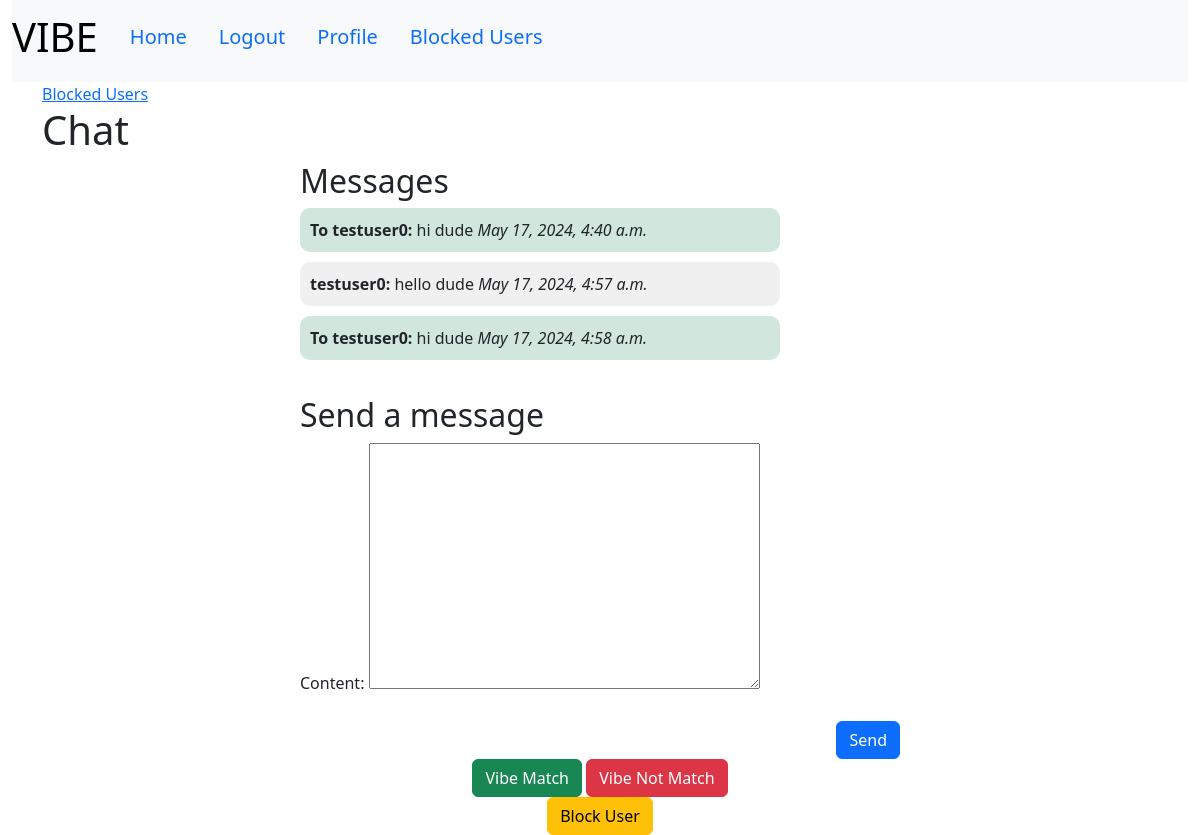
/chat/1/ (signed in), run on the app's committed database.
### vibeapp/models.py (models this page shows, shortened)
class Message(models.Model):
    sender = models.ForeignKey(CustomUser, related_name='sent_messages', on_delete=models.CASCADE)
    receiver = models.ForeignKey(CustomUser, related_name='received_messages', on_delete=models.CASCADE)
    content = models.TextField()
    timestamp = models.DateTimeField(default=timezone.now)

class CustomUser(AbstractUser):
    GENDER_CHOICES = [
        ('M', 'Male'),
        ('F', 'Female'),
        ('O', 'Other'),
    ]
    date_of_birth = models.DateField(null=True, blank=True)
    gender = models.CharField(max_length=1, choices=GENDER_CHOICES, null=True, blank=True)
    class_10_school = models.CharField(max_length=255, null=True, blank=True)
    class_10_passing_year = models.IntegerField(null=True, blank=True)
    class_12_school = models.CharField(max_length=255, null=True, blank=True)
    class_12_passing_year = models.IntegerField(null=True, blank=True)
    college_name = models.CharField(max_length=255, null=True, blank=True)
    expected_graduation_year = models.IntegerField(null=True, blank=True)
    groups = models.ManyToManyField(
        "auth.Group",
        verbose_name="groups",
        blank=True,
        related_name="custom_user_set",
        related_query_name="user",
    )
    user_permissions = models.ManyToManyField(
        "auth.Permission",
        verbose_name="user permissions",
        blank=True,
        related_name="custom_user_set",
        related_query_name="user",
    )

### vibeapp/views.py (the view, shortened to what this page needs)
# urls.py: path('chat/<int:user_id>/', views.chat_with_user, name='chat_with_user'),
@login_required
def chat_with_user(request, user_id):
    receiver = get_object_or_404(CustomUser, pk=user_id)
    if BlockedUser.objects.filter(Q(blocker=request.user, blocked=receiver) | Q(blocker=receiver, blocked=request.user)).exists():
        return redirect('home')
    vibe_match, created = VibeMatch.objects.get_or_create(
        user1=min(request.user, receiver, key=lambda u: u.id),
        user2=max(request.user, receiver, key=lambda u: u.id)
    )
    messages = Message.objects.filter(
        (Q(sender=request.user) & Q(receiver=receiver)) |
        (Q(sender=receiver) & Q(receiver=request.user))
    ).order_by('timestamp')
    if request.method == 'POST' and 'send_message' in request.POST:
        form = MessageForm(request.POST)
        if form.is_valid():
            message = form.save(commit=False)
            message.sender = request.user
            message.receiver = receiver
            message.save()
            return redirect('chat_with_user', user_id=user_id)
    else:
        form = MessageForm()
    return render(request, 'chat.html', {
        'receiver': receiver,
        'messages': messages,
        'form': form,
        'user': request.user,
        'receiver_id': user_id,
        'vibe_match': vibe_match,
        'show_profile': vibe_match.matched
    })

### vibeapp/forms.py
class MessageForm(forms.ModelForm):
    class Meta:
        model = Message
        fields = ['content']

### vibeapp/templates/chat.html (shortened to what this page needs)
{% extends 'home.html' %}
{% block body %}
<div class="container">
    <a href="{% url 'blocked_users_list' %}">Blocked Users</a>
    <h1>Chat</h1>
    <div class="chat-container">
        <div class="messages">
            <h2>Messages</h2>
            <ul>
                {% for message in messages %}
                <li class="{% if message.sender == user %}sent{% else %}received{% endif %}">
                    <div class="message-content">
                        <strong>{% if message.sender == user %}To {{ message.receiver.username }}{% else %}{{ message.sender.username }}{% endif %}:</strong> {{ message.content }}
                        <em>{{ message.timestamp }}</em>
                    </div>
                </li>
                {% endfor %}
            </ul>
        </div>
        <div class="send-message">
            <h2>Send a message</h2>
            <form method="post">
                {{ form.as_p }}
                <button type="submit" name="send_message" class="btn btn-primary">Send</button>
            </form>
        </div>
        <div class="vibe-actions">
            {% if not show_profile %}
              <form method="post">
                <button type="submit" name="vibe_action" value="vibe_match" class="btn btn-success">Vibe Match</button>
                <button type="submit" name="vibe_action" value="vibe_not_match" class="btn btn-danger">Vibe Not Match</button>
              </form>
            {% else %}
              <a href="{% url 'view_profile' receiver.id %}">View Profile</a>
            {% endif %}
          </div>
        <div class="block-user">
            <form method="post" action="{% url 'block_user' receiver_id %}">
                <button type="submit" class="btn btn-warning">Block User</button>
            </form>
        </div>
    </div>
</div>
{% endblock %}

### vibeapp/static/styles.css (style rules this page uses)
.chat-container { display: flex; flex-direction: column; align-items: center; }
.messages { width: 100%; max-width: 600px; margin-bottom: 20px; }
.messages ul { list-style-type: none; padding: 0; }
.messages li { margin-bottom: 10px; }
.message-content { padding: 10px; border-radius: 10px; max-width: 80%; word-wrap: break-word; }
.received .message-content { background-color: #f1f0f0; align-self: flex-start; }
.sent .message-content { background-color: #d1e7dd; align-self: flex-end; }
.send-message { width: 100%; max-width: 600px; }
.send-message form { display: flex; flex-direction: column; }
.send-message button { align-self: flex-end; margin-top: 10px; }

### data on the page
Message: receiver.username "testuser0", content "hi dude", timestamp "May 17, 2024, 4:40 a.m."
Message: sender.username "testuser0", content "hello dude", timestamp "May 17, 2024, 4:57 a.m."
Message: receiver.username "testuser0", content "hi dude", timestamp "May 17, 2024, 4:58 a.m."
